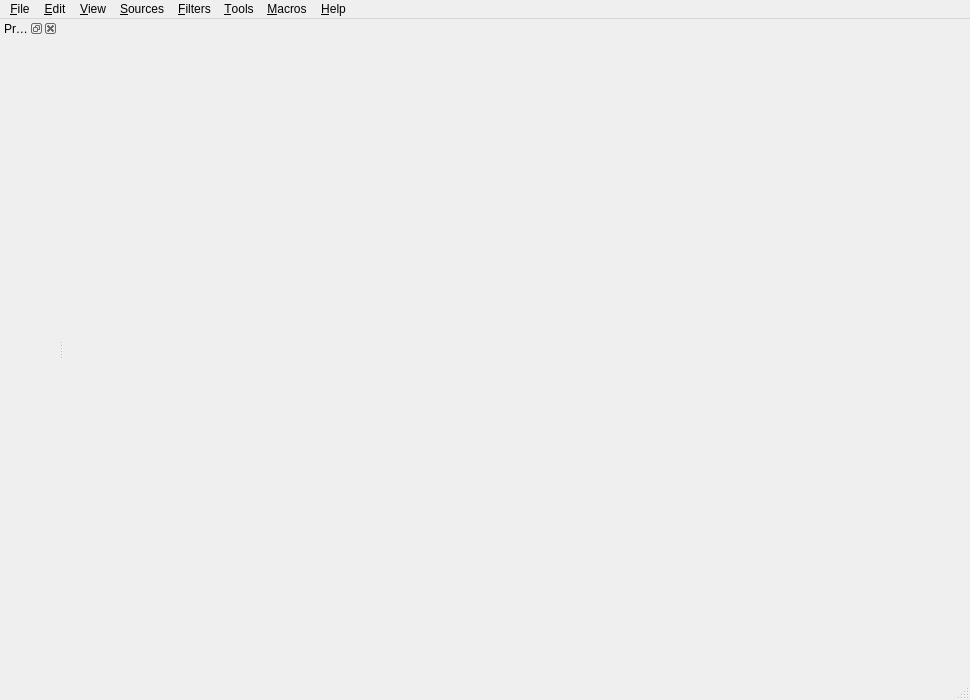
<?xml version="1.0" encoding="UTF-8"?>
<ui version="4.0">
 <class>pqClientMainWindow</class>
 <widget class="QMainWindow" name="pqClientMainWindow">
  <property name="geometry">
   <rect>
    <x>0</x>
    <y>0</y>
    <width>970</width>
    <height>700</height>
   </rect>
  </property>
  <property name="windowTitle">
   <string>MainWindow</string>
  </property>
  <widget class="QWidget" name="centralwidget">
   <layout class="QGridLayout" name="gridLayout">
    <property name="margin">
     <number>0</number>
    </property>
    <item row="0" column="0">
     <widget class="pqViewManager" name="MultiViewManager" native="true"/>
    </item>
   </layout>
  </widget>
  <widget class="QMenuBar" name="menubar">
   <property name="geometry">
    <rect>
     <x>0</x>
     <y>0</y>
     <width>970</width>
     <height>25</height>
    </rect>
   </property>
   <widget class="QMenu" name="menu_File">
    <property name="title">
     <string>&amp;File</string>
    </property>
    <addaction name="actionOpen"/>
   </widget>
   <widget class="QMenu" name="menuSources">
    <property name="title">
     <string>&amp;Sources</string>
    </property>
   </widget>
   <widget class="QMenu" name="menuFilters">
    <property name="title">
     <string>&amp;Filters</string>
    </property>
   </widget>
   <widget class="QMenu" name="menu_Edit">
    <property name="title">
     <string>&amp;Edit</string>
    </property>
   </widget>
   <widget class="QMenu" name="menu_View">
    <property name="title">
     <string>&amp;View</string>
    </property>
   </widget>
   <widget class="QMenu" name="menuTools">
    <property name="title">
     <string>&amp;Tools</string>
    </property>
   </widget>
   <widget class="QMenu" name="menu_Help">
    <property name="title">
     <string>&amp;Help</string>
    </property>
   </widget>
   <widget class="QMenu" name="menu_Macros">
    <property name="title">
     <string>&amp;Macros</string>
    </property>
   </widget>
   <addaction name="menu_File"/>
   <addaction name="menu_Edit"/>
   <addaction name="menu_View"/>
   <addaction name="menuSources"/>
   <addaction name="menuFilters"/>
   <addaction name="menuTools"/>
   <addaction name="menu_Macros"/>
   <addaction name="menu_Help"/>
  </widget>
  <widget class="pqStatusBar" name="statusbar"/>
  <widget class="QDockWidget" name="proxyTabDock">
   <property name="allowedAreas">
    <set>Qt::LeftDockWidgetArea|Qt::RightDockWidgetArea</set>
   </property>
   <property name="windowTitle">
    <string>Properties</string>
   </property>
   <attribute name="dockWidgetArea">
    <number>1</number>
   </attribute>
   <widget class="pqPropertiesPanel" name="proxyTabWidget"/>
  </widget>
  <action name="actionOpen">
   <property name="text">
    <string>Open</string>
   </property>
  </action>
 </widget>
 <customwidgets>
  <customwidget>
   <class>pqViewManager</class>
   <extends>QWidget</extends>
   <header>pqViewManager.h</header>
   <container>1</container>
  </customwidget>
  <customwidget>
   <class>pqStatusBar</class>
   <extends>QStatusBar</extends>
   <header>pqStatusBar.h</header>
  </customwidget>
  <customwidget>
   <class>pqPropertiesPanel</class>
   <extends>QWidget</extends>
   <header>pqPropertiesPanel.h</header>
   <container>1</container>
  </customwidget>
 </customwidgets>
 <resources/>
 <connections/>
</ui>
